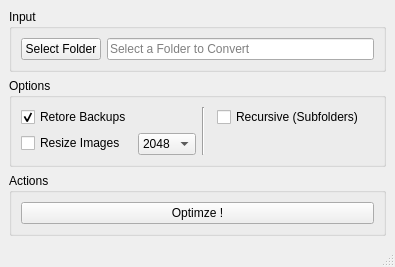
<?xml version="1.0" encoding="UTF-8"?>
<ui version="4.0">
 <class>MainWindow</class>
 <widget class="QMainWindow" name="MainWindow">
  <property name="geometry">
   <rect>
    <x>0</x>
    <y>0</y>
    <width>395</width>
    <height>265</height>
   </rect>
  </property>
  <property name="sizePolicy">
   <sizepolicy hsizetype="Expanding" vsizetype="Expanding">
    <horstretch>0</horstretch>
    <verstretch>0</verstretch>
   </sizepolicy>
  </property>
  <property name="windowTitle">
   <string>MainWindow</string>
  </property>
  <property name="autoFillBackground">
   <bool>false</bool>
  </property>
  <widget class="QWidget" name="centralwidget">
   <property name="sizePolicy">
    <sizepolicy hsizetype="Fixed" vsizetype="Fixed">
     <horstretch>0</horstretch>
     <verstretch>0</verstretch>
    </sizepolicy>
   </property>
   <property name="autoFillBackground">
    <bool>true</bool>
   </property>
   <layout class="QGridLayout" name="gridLayout">
    <item row="1" column="0">
     <layout class="QVBoxLayout" name="verticalLayout">
      <item>
       <widget class="QGroupBox" name="groupBox_inputs">
        <property name="title">
         <string>Input</string>
        </property>
        <layout class="QFormLayout" name="formLayout_2">
         <item row="0" column="0">
          <widget class="QPushButton" name="btn_SelectFolder">
           <property name="text">
            <string>Select Folder</string>
           </property>
          </widget>
         </item>
         <item row="0" column="1">
          <widget class="QLineEdit" name="input_folder">
           <property name="placeholderText">
            <string>Select a Folder to Convert</string>
           </property>
          </widget>
         </item>
        </layout>
       </widget>
      </item>
      <item>
       <widget class="QGroupBox" name="groupBox_options">
        <property name="minimumSize">
         <size>
          <width>300</width>
          <height>50</height>
         </size>
        </property>
        <property name="baseSize">
         <size>
          <width>0</width>
          <height>0</height>
         </size>
        </property>
        <property name="title">
         <string>Options</string>
        </property>
        <layout class="QGridLayout" name="gridLayout_2">
         <item row="0" column="0">
          <layout class="QHBoxLayout" name="horizontalLayout">
           <item>
            <layout class="QFormLayout" name="formLayout_3">
             <item row="1" column="0">
              <widget class="QCheckBox" name="chk_resizeImg">
               <property name="toolTip">
                <string>Every Image bigger than the selected resolution will be downscaled to that Resolution</string>
               </property>
               <property name="text">
                <string>Resize Images</string>
               </property>
              </widget>
             </item>
             <item row="1" column="1">
              <widget class="QComboBox" name="cmb_resizeImg">
               <property name="toolTip">
                <string>Resize images to this Resolution.
Only images that are BIGGER Than the selected resolution will be resized</string>
               </property>
               <property name="statusTip">
                <string/>
               </property>
               <property name="currentIndex">
                <number>4</number>
               </property>
               <item>
                <property name="text">
                 <string>128</string>
                </property>
               </item>
               <item>
                <property name="text">
                 <string>256</string>
                </property>
               </item>
               <item>
                <property name="text">
                 <string>512</string>
                </property>
               </item>
               <item>
                <property name="text">
                 <string>1024</string>
                </property>
               </item>
               <item>
                <property name="text">
                 <string>2048</string>
                </property>
               </item>
               <item>
                <property name="text">
                 <string>4096</string>
                </property>
               </item>
              </widget>
             </item>
             <item row="0" column="0">
              <widget class="QCheckBox" name="chk_restoreBackups">
               <property name="enabled">
                <bool>true</bool>
               </property>
               <property name="toolTip">
                <string>On: RestoreBackupFiles and optimize those files
Off: Use existing Var Files and optimize those</string>
               </property>
               <property name="autoFillBackground">
                <bool>false</bool>
               </property>
               <property name="text">
                <string>Retore Backups</string>
               </property>
               <property name="checked">
                <bool>true</bool>
               </property>
               <property name="autoRepeat">
                <bool>true</bool>
               </property>
              </widget>
             </item>
            </layout>
           </item>
           <item>
            <widget class="Line" name="line">
             <property name="orientation">
              <enum>Qt::Vertical</enum>
             </property>
            </widget>
           </item>
           <item>
            <layout class="QFormLayout" name="formLayout_4">
             <property name="formAlignment">
              <set>Qt::AlignLeading|Qt::AlignLeft|Qt::AlignTop</set>
             </property>
             <item row="0" column="1">
              <widget class="QCheckBox" name="chk_recursive">
               <property name="toolTip">
                <string>Also Optimise Subfolders</string>
               </property>
               <property name="statusTip">
                <string/>
               </property>
               <property name="whatsThis">
                <string/>
               </property>
               <property name="layoutDirection">
                <enum>Qt::LeftToRight</enum>
               </property>
               <property name="autoFillBackground">
                <bool>false</bool>
               </property>
               <property name="text">
                <string>Recursive (Subfolders)</string>
               </property>
              </widget>
             </item>
            </layout>
           </item>
          </layout>
         </item>
        </layout>
       </widget>
      </item>
      <item>
       <widget class="QGroupBox" name="groupBox_actions">
        <property name="title">
         <string>Actions</string>
        </property>
        <layout class="QFormLayout" name="formLayout">
         <item row="0" column="0" colspan="2">
          <widget class="QPushButton" name="btn_Optimize">
           <property name="text">
            <string>Optimze !</string>
           </property>
          </widget>
         </item>
        </layout>
       </widget>
      </item>
     </layout>
    </item>
   </layout>
  </widget>
  <widget class="QMenuBar" name="menubar">
   <property name="geometry">
    <rect>
     <x>0</x>
     <y>0</y>
     <width>395</width>
     <height>21</height>
    </rect>
   </property>
  </widget>
  <widget class="QStatusBar" name="statusbar"/>
 </widget>
 <resources/>
 <connections/>
</ui>
